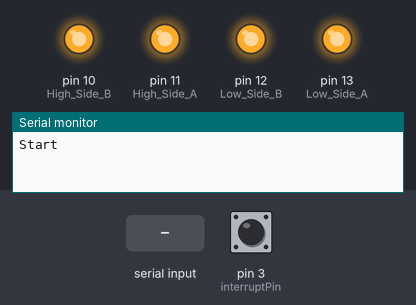
Recording of a sketch running on a simulated Arduino Uno, built with avr-gcc and run on an emulated ATmega328P. Shown: output pins drawn as LEDs (lit = HIGH), the last lines printed to the serial monitor. Inputs (shaded band) come from the test bench; at power-on: pin 3 (interruptPin) HIGH.

Above: at 1.2 s.
1.3 s: "30,150\n" received over Serial
At 3.5 s:
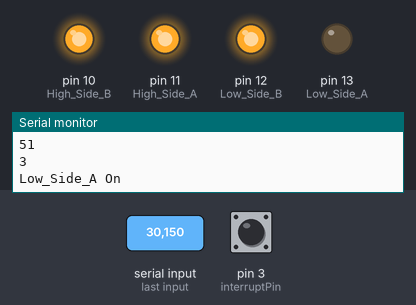
3.8 s: "1\n" received over Serial
At 5.4 s:
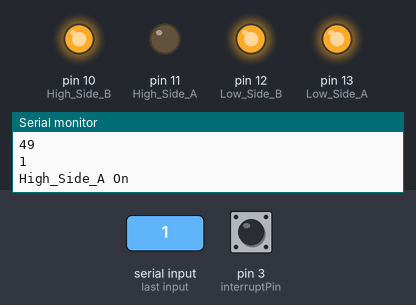
6.3 s: "2\n" received over Serial
At 8.5 s:
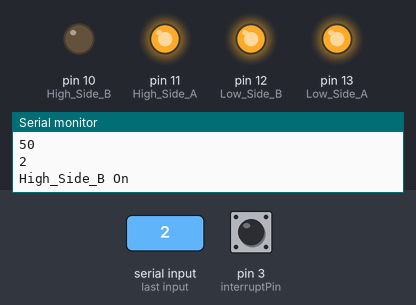
8.8 s: "4\n" received over Serial
At 10.4 s:
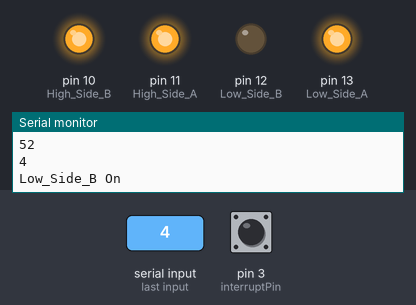
11.3 s: "3\n" received over Serial
At 13.5 s:
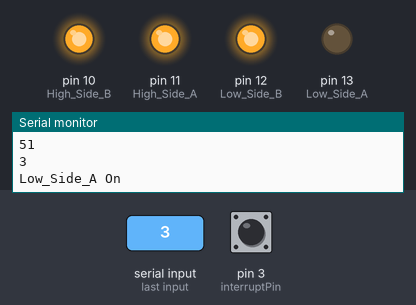
13.8 s: "200\n" received over Serial
At 15.5 s:
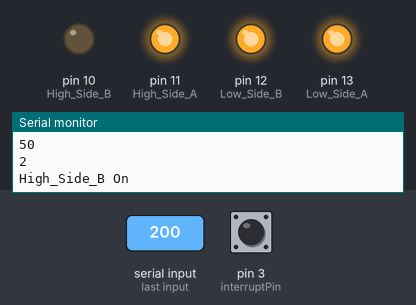
Timing chart, 0 to 17.0 s (numbered marks = the images above; inputs shaded):
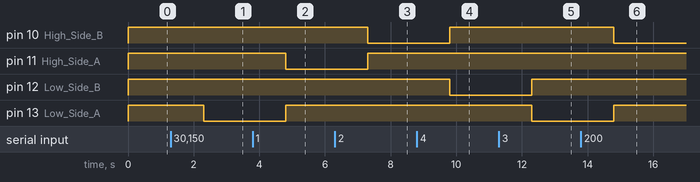

The sketch:

Dyson_Motor.ino
```cpp
//const byte ledPin = 13;
// PORTB
//  NI,NU,HS_B,HS_A,LS_A,LS_B, NU,NU
#define motor_debug
const byte Low_Side_A = 13; // Black
const byte High_Side_A = 11; // White
const byte Low_Side_B = 12; //Red
const byte High_Side_B = 10; // Green
const byte interruptPin = 3;
byte PORT;
volatile byte state = LOW;

unsigned long mark,space,loops,inp;
unsigned long period;
 int i;
unsigned int timer_us,last_timer_us,timer_ms,last_timer_ms;
bool flipflop;
bool hall_state;
bool last_hall_state;
bool Running;

void setup() {
  Serial.begin(57600);
  //PORTB = B110000;
  //DDRB =B00111100;

  pinMode(Low_Side_A, OUTPUT);
  pinMode(Low_Side_B, OUTPUT);
  pinMode(High_Side_A, OUTPUT);
  pinMode(High_Side_B, OUTPUT);

 All_Off();
 pinMode(interruptPin, INPUT_PULLUP);
 //attachInterrupt(digitalPinToInterrupt(interruptPin), Measure_Speed, CHANGE);
 //attachInterrupt(digitalPinToInterrupt(interruptPin), Commutate_B, FALLING);
 Serial.println("Start");

 last_hall_state=digitalRead(interruptPin);
 mark =100;
 space =900;
 Running = false;
 period =500000;
 last_timer_us=micros();
 last_timer_ms = millis();
}

void loop() {


//Test();
//int last_interrupt;
//i=digitalRead(interruptPin);
//Serial.println(i);
//
//  last_interrupt = micros()()-timer;
//  if (last_interrupt>1000)  {
//   Start_running();
//   }
//Commutate();
//All_Off();
if (Serial.available() >0){
  String buff = Serial.readStringUntil(13);
  inp=buff.charAt(0);
  Serial.println(buff);
  Serial.println(buff.length());
  Serial.println(inp);
  if (buff.length() > 0)
  {
    Serial.print("Send:");
    Serial.println(inp);
    mark= (inp -48)*100;
    space= 1000-mark;
    Serial.print("Mark:");
    Serial.print(mark);Serial.print("Space:");Serial.println(space);
    Test(inp);
  }
}


}


void Measure_Speed()
{
  unsigned long delta_timer;
 //Serial.print("Measure Speed") ;
 timer_us = micros();
 timer_ms = millis();
 unsigned int delta_timer_ms = timer_ms-last_timer_ms;

 if (delta_timer_ms < 1){
 delta_timer = timer_us-last_timer_us;
 }
 else
 {
 delta_timer = (timer_ms-last_timer_ms)*1000;

 }
 last_timer_ms=timer_ms;
 last_timer_us=timer_us;
 Serial.println(delta_timer);
 //period=delta_timer;
 flipflop = !flipflop;
}

void Commutate (){
  loops= period/(mark+space);
#ifdef motor_debug
  Serial.print("period:");
  Serial.println(period);
#endif
#ifdef motor_debug
  Serial.print("Loops:");
  Serial.println(loops);
#endif

  timer_ms = millis();
  unsigned long delta_timer = timer_ms-last_timer_ms;
#ifdef motor_debug
  Serial.print("delta:");
  Serial.println(delta_timer);
#endif
  if (delta_timer > 500)
  {period = 500000;
  flipflop = !flipflop;
#ifdef motor_debug
  Serial.print("flip:");

#endif
  }
  //Serial.print("delay");

//  }
  //last_hall_state = hall_state;
  //Serial.print("Pin:");
  //Serial.println(hall_state);
  //if (i == 0)  flipflop = !flipflop;

  //Serial.print("flipflop:");
  //Serial.println(flipflop);
  if (flipflop == true)
  {Commutate_B(); } else {Commutate_A(); }


}
void Commutate_A() {
#ifdef motor_debug
  Serial.println("Com_A Low B Hig");
#endif
  //Off First
  digitalWrite(Low_Side_B, HIGH);//OFF
  digitalWrite(High_Side_A, HIGH);//OFF
   digitalWrite(High_Side_B, LOW);//On
  for (int cycles = 0; cycles < loops; cycles ++)
  {
  digitalWrite(Low_Side_A, LOW);// On
  delayMicroseconds(mark);
  digitalWrite(Low_Side_A, HIGH);// On
  delayMicroseconds(space);
  }
  All_Off();


}
void Commutate_B(){
#ifdef motor_debug
  Serial.println("Com_A High B Low");
#endif
  //Off First
  digitalWrite(Low_Side_A, HIGH);// Off
  digitalWrite(High_Side_B, HIGH);//OFF
  //On

  digitalWrite(High_Side_A, LOW);//On
  for (int cycles = 0; cycles < loops; cycles ++)
  {
  digitalWrite(Low_Side_B, LOW);//On
  delayMicroseconds(mark);
  digitalWrite(Low_Side_B, HIGH);//off
  delayMicroseconds(space);
  }
  All_Off();
}

void All_Off ()
{
 // Serial.println("Off");
  digitalWrite(Low_Side_A, HIGH);// Off
  digitalWrite(Low_Side_B, HIGH);//Off
  digitalWrite(High_Side_A, HIGH);//Off
  digitalWrite(High_Side_B, HIGH);//Off


}

void Test (int sw)
{
  int Delay =2000;
Serial.println("Before");
Serial.println(sw);
sw= sw -48 ;
Serial.println(sw);
switch (sw) {


  case 1:
    digitalWrite(Low_Side_A, HIGH);// Off
    digitalWrite(Low_Side_B, HIGH);//On
    digitalWrite(High_Side_A, LOW);//OFF
    digitalWrite(High_Side_B, HIGH);//OFF
    Serial.println("High_Side_A On");
    break;//delay(Delay);
  case 2:
    digitalWrite(Low_Side_A, HIGH);// Off
    digitalWrite(Low_Side_B, HIGH);//On
    digitalWrite(High_Side_A, HIGH);//OFF
    digitalWrite(High_Side_B, LOW);//OFF
    Serial.println("High_Side_B On");
    break;//delay(Delay);
  case 3:
    digitalWrite(Low_Side_A, LOW);// Onn
    digitalWrite(Low_Side_B, HIGH);//Off
    digitalWrite(High_Side_A, HIGH);//Off
    digitalWrite(High_Side_B, HIGH);//Off
    Serial.println("Low_Side_A On");
    break;//delay(Delay);
  case 4:
    digitalWrite(Low_Side_A, HIGH);// Off
    digitalWrite(Low_Side_B, LOW);//On
    digitalWrite(High_Side_A, HIGH);//OFF
    digitalWrite(High_Side_B, HIGH);//OFF
    Serial.println("Low_Side_B On");
    break;//delay(Delay);
//  digitalWrite(Low_Side_A, HIGH);// On
//  digitalWrite(Low_Side_B, LOW);//Off
//  digitalWrite(High_Side_A, HIGH);//Off
//  digitalWrite(High_Side_B, HIGH);//Off
//  Serial.println("Low A");
//  delay(Delay);
//  digitalWrite(Low_Side_A, LOW);// Off
//  digitalWrite(Low_Side_B, LOW);//Off
//  digitalWrite(High_Side_A, LOW);//Off
//  digitalWrite(High_Side_B, HIGH);//Off
//  Serial.println("High A");
//  delay(Delay);
//  digitalWrite(Low_Side_A, LOW);// Off
//  digitalWrite(Low_Side_B, LOW);//Off
//  digitalWrite(High_Side_A, HIGH);//Off
//  digitalWrite(High_Side_B, LOW);//Off
// Serial.println("High B");
//  delay(Delay*3);
  default:
  All_Off();
  Serial.print("All Off");
  break;
}
}
```

Measured:
- after the input at 1.3 s, pin 13 (Low_Side_A): HIGH → LOW after 1.0 s
- after the input at 3.8 s, pin 11 (High_Side_A): HIGH → LOW after 1.0 s; pin 13 (Low_Side_A): LOW → HIGH after 1.0 s
- after the input at 6.3 s, pin 10 (High_Side_B): HIGH → LOW after 1.0 s; pin 11 (High_Side_A): LOW → HIGH after 1.0 s
- after the input at 8.8 s, pin 10 (High_Side_B): LOW → HIGH after 1.0 s; pin 12 (Low_Side_B): HIGH → LOW after 1.0 s
- after the input at 11.3 s, pin 12 (Low_Side_B): LOW → HIGH after 1.0 s; pin 13 (Low_Side_A): HIGH → LOW after 1.0 s
- after the input at 13.8 s, pin 10 (High_Side_B): HIGH → LOW after 1.0 s; pin 13 (Low_Side_A): LOW → HIGH after 1.0 s
